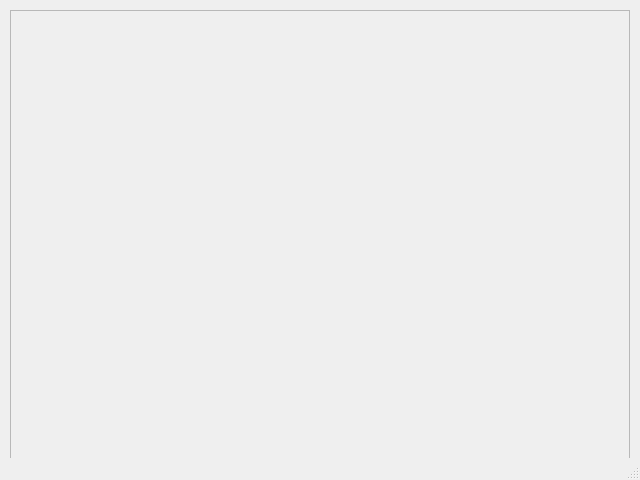
<?xml version="1.0" encoding="UTF-8"?>
<ui version="4.0">
 <class>MainWindow</class>
 <widget class="QMainWindow" name="MainWindow">
  <property name="geometry">
   <rect>
    <x>0</x>
    <y>0</y>
    <width>640</width>
    <height>480</height>
   </rect>
  </property>
  <property name="minimumSize">
   <size>
    <width>640</width>
    <height>480</height>
   </size>
  </property>
  <property name="maximumSize">
   <size>
    <width>640</width>
    <height>480</height>
   </size>
  </property>
  <property name="font">
   <font>
    <pointsize>10</pointsize>
   </font>
  </property>
  <property name="windowTitle">
   <string>Помощь</string>
  </property>
  <widget class="QWidget" name="centralwidget">
   <widget class="QScrollArea" name="scroll_area">
    <property name="geometry">
     <rect>
      <x>10</x>
      <y>10</y>
      <width>620</width>
      <height>460</height>
     </rect>
    </property>
    <property name="widgetResizable">
     <bool>true</bool>
    </property>
    <widget class="QWidget" name="scrollAreaWidgetContents">
     <property name="geometry">
      <rect>
       <x>0</x>
       <y>0</y>
       <width>618</width>
       <height>458</height>
      </rect>
     </property>
    </widget>
   </widget>
  </widget>
  <widget class="QMenuBar" name="menubar">
   <property name="geometry">
    <rect>
     <x>0</x>
     <y>0</y>
     <width>640</width>
     <height>23</height>
    </rect>
   </property>
  </widget>
  <widget class="QStatusBar" name="statusbar"/>
 </widget>
 <resources/>
 <connections/>
</ui>
